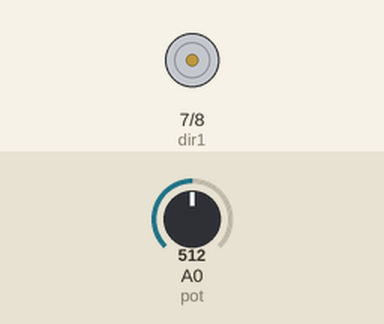
The sketch below on a simulated Arduino Uno, built with avr-gcc and run on an emulated ATmega328P. Shown: motor-driver pin pairs drawn as motors (green arrow = first pin HIGH = forward, orange = second pin HIGH = backward, longer = more drive, scaled by the enable pin). The test bench sets the inputs (shaded band); at power-on: A0 (pot) = 512.

Above: at 1.2 s.
1.3 s: A0 (pot) set to 716
At 1.9 s:
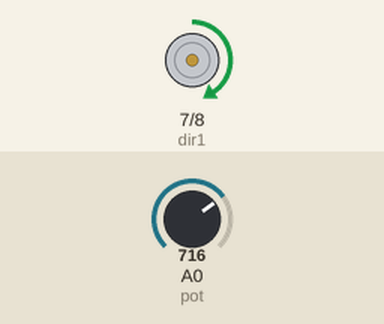
2.8 s: A0 (pot) set to 900
At 4.0 s:
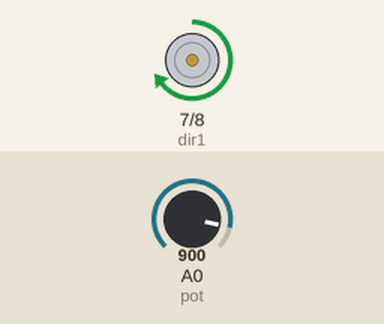
4.3 s: A0 (pot) set to 511
At 5.3 s:
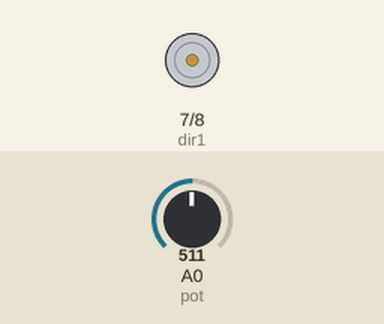
5.8 s: A0 (pot) set to 494
At 6.5 s:
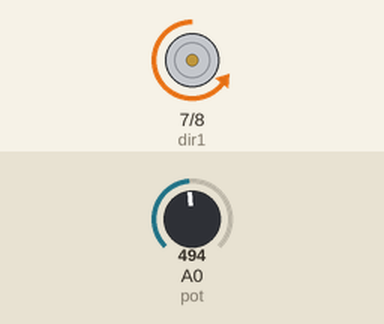
7.3 s: A0 (pot) set to 306
At 7.6 s:
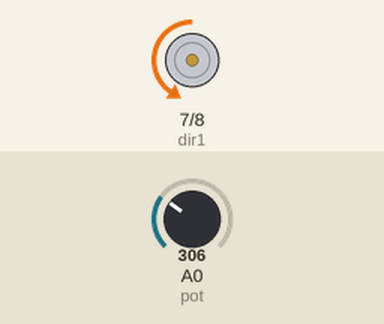
Timing chart, 0 to 9.8 s (numbered marks = the images above; inputs shaded):
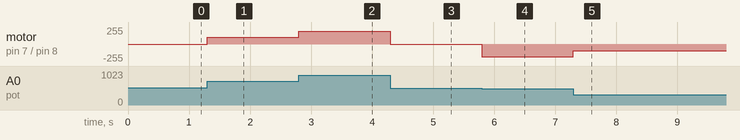

The sketch:

fan_controller.ino
```cpp
uint8_t dir1 = 7;
uint8_t dir2 = 8;
uint8_t pwm_pin = 9;

uint8_t pot = A0;

int16_t vel = 0;

void setup() {
  // put your setup code here, to run once:
  pinMode(dir1, OUTPUT);
  pinMode(dir2, OUTPUT);
  pinMode(pwm_pin, OUTPUT);
}

void loop() {
  // put your main code here, to run repeatedly:
  vel = analogRead(pot) / 2 - 256;
  if (vel < 0) {
    digitalWrite(dir1, LOW);
    digitalWrite(dir2, HIGH);
    vel = -vel - 1;
  }
  else {
    digitalWrite(dir1, HIGH);
    digitalWrite(dir2, LOW);
  }
  analogWrite(pwm_pin, vel);
}
```

Measured:
- the behaviour switches between 510 and 509 on A0 (pot) (found by bisection; images 3 and 4)
- after the input at 1.3 s, motor on pin 7 (dir1) / pin 8 (dir2): stopped → forward 102/255 at once
- after the input at 2.8 s, motor on pin 7 (dir1) / pin 8 (dir2): forward 102/255 → forward 194/255 at once
- after the input at 4.3 s, motor on pin 7 (dir1) / pin 8 (dir2): forward 194/255 → stopped at once
- after the input at 5.8 s, motor on pin 7 (dir1) / pin 8 (dir2): stopped → backward 194/255 at once
- after the input at 7.3 s, motor on pin 7 (dir1) / pin 8 (dir2): backward 194/255 → backward 102/255 at once
